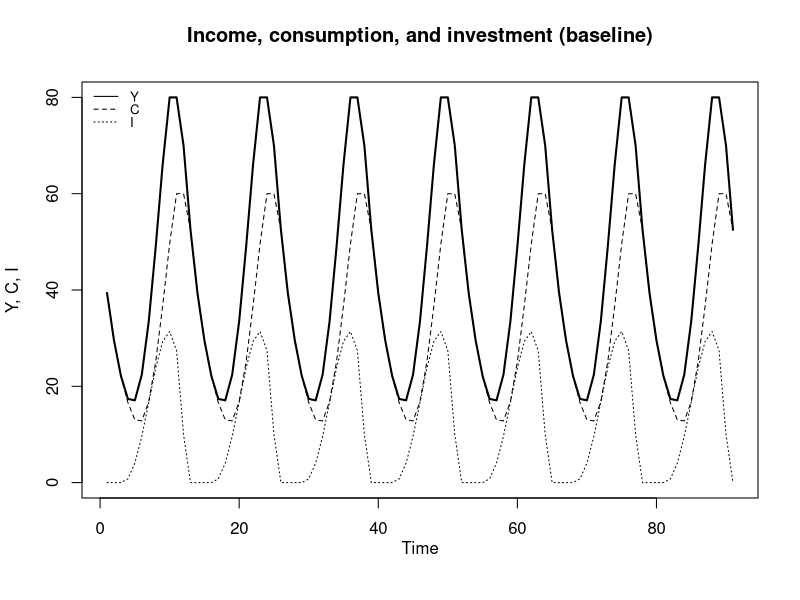
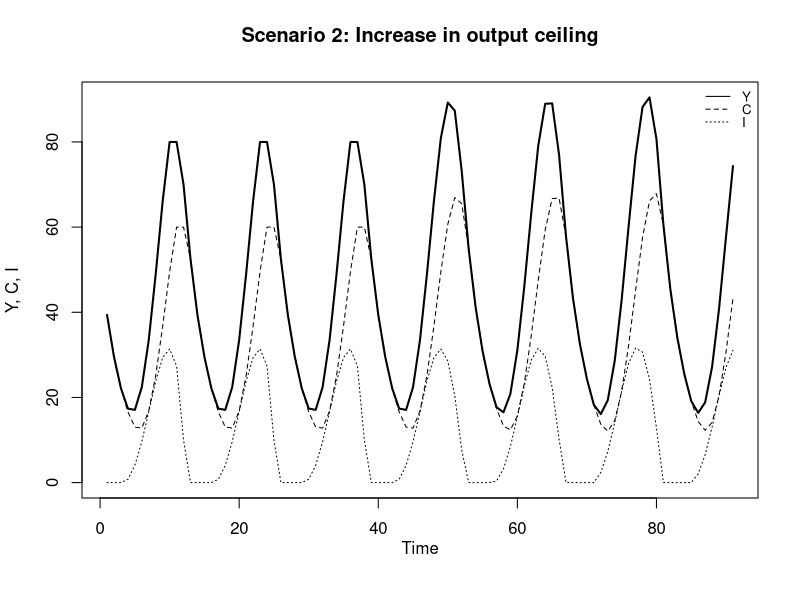
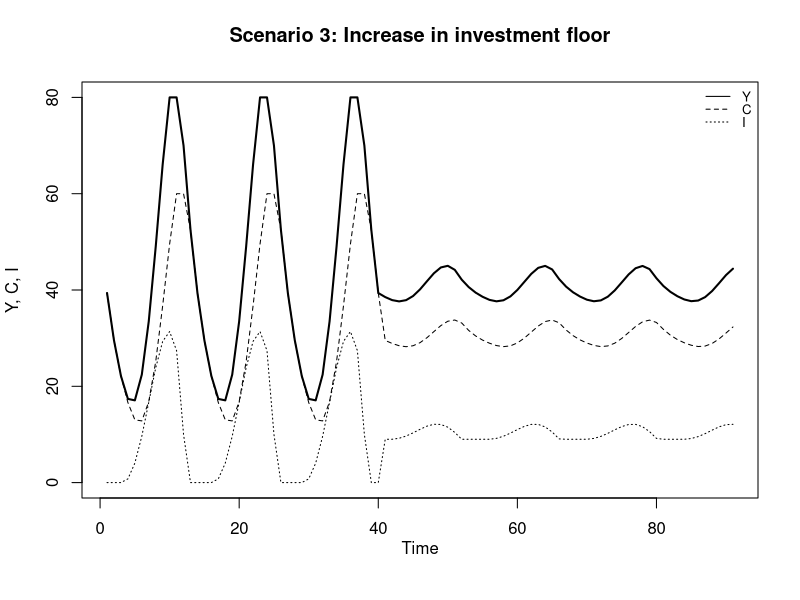
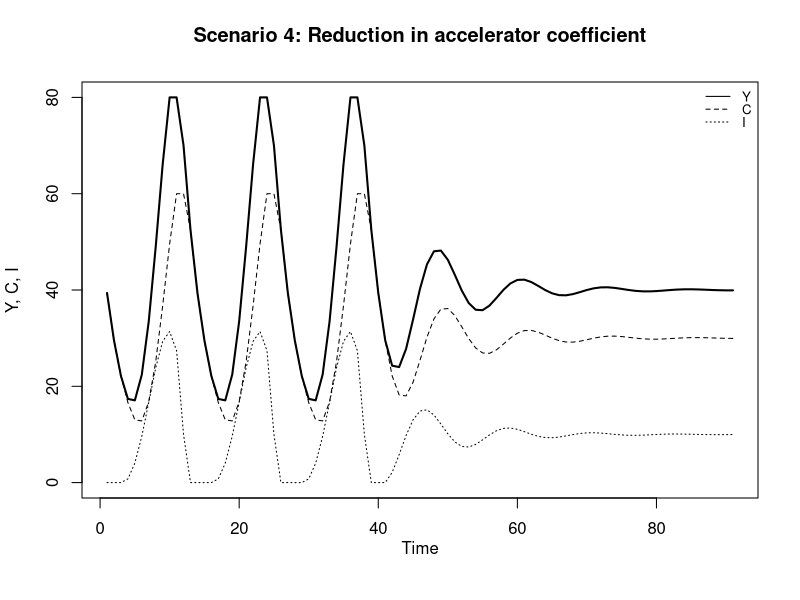
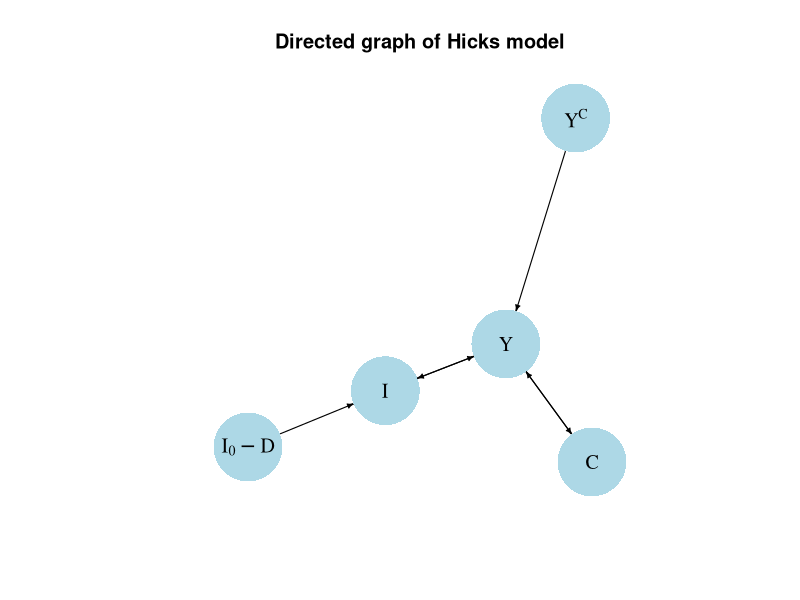
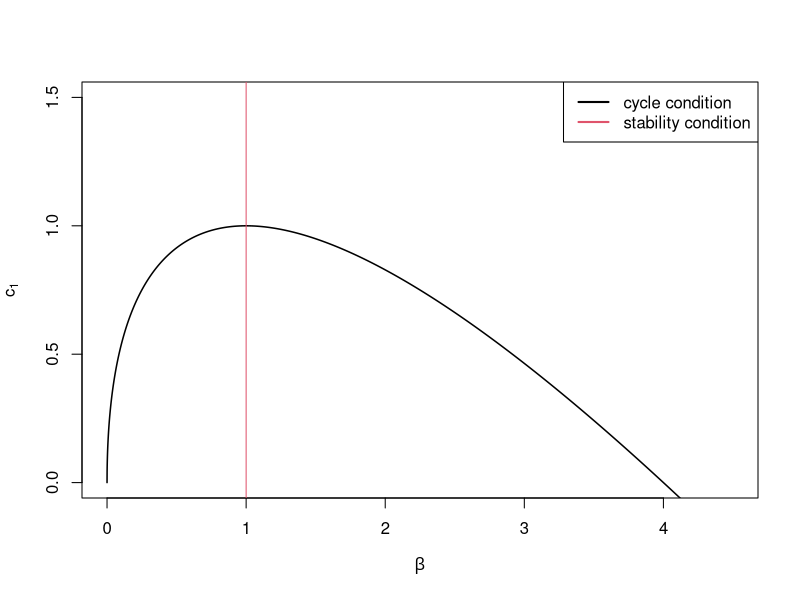

These figures' R source, in order:
## ---- chunk 1
# Clear the environment
rm(list=ls(all=TRUE))

# Set number of periods
Q=200

# Set number of scenarios (including baseline)
S=4

# Set period in which shock/shift will occur
s=50

# Create (S x Q)-matrices that will contain the simulated data
Y=matrix(data=1,nrow=S,ncol=Q) # Income/output
C=matrix(data=1,nrow=S,ncol=Q) # Consumption
I=matrix(data=1,nrow=S,ncol=Q) # Investment

# Set fixed parameter values
c0=0
c1=0.75
I0=10

# Set baseline parameter values
Yc=matrix(data=80,nrow=S,ncol=Q)      # output ceiling
D=matrix(data=10,nrow=S,ncol=Q)       # investment floor (depreciation)
beta=matrix(data=1.25,nrow=S,ncol=Q)  # accelerator coefficient

# Set parameter values for different scenarios
Yc[2,s:Q]=100 # scenario 2: increase in output ceiling
D[3,s:Q]=1    # scenario 3: increase in investment floor
beta[4,s:Q]=0.8 # scenario 4: reduction in accelerator coefficient

# Simulate the model by looping over Q time periods for S different scenarios
for (i in 1:S){
  
  for (t in 2:Q){
    
    for (iterations in 1:500){ # run the model 500-times in each period
      
    #Model equations
    
    #(1) Output
    Y[i,t] = min(C[i,t]+I[i,t], Yc[i,t])
    
    #(2) Consumption
    C[i,t] = c0 + c1*Y[i,t-1]
    
    #(3) Investment
    I[i,t] = I0 + max(beta[i,t]*(Y[i,t-1] - Y[i,t-2]), -D[i,t]) 
    
    } # close iterations loop
  }   # close time loop
}     # close scenario loop


## ---- chunk 2
#| label: fig-baseline
#| fig-cap: Income, consumption, and investment (baseline)

# Set start and end periods for plots
Tmax=100
Tmin =10

#Income, consumption, and investment
plot(Y[1, Tmin:(Tmax)],type="l", col=1, lwd=2, lty=1, xlab="", ylab="Y, C, I", ylim=range(I[1, Tmin:Tmax],Y[1, Tmin:(Tmax)]))
title(main="Income, consumption, and investment (baseline)", xlab = 'Time',cex=0.8,line=2)
lines(C[1, Tmin:Tmax],lty=2)
lines(I[1, Tmin:Tmax],lty=3)
legend("topleft", legend=c("Y", "C", "I"),
       lty=1:3, cex=0.8, bty = "n", y.intersp=0.8)
## ---- chunk 3
#| label: fig-scen2
#| fig-cap: Increase in output ceiling

# Scenario 2: increase in ceiling
plot(Y[2, Tmin:(Tmax)],type="l", col=1, lwd=2, lty=1, xlab="", ylab="Y, C, I", ylim=range(I[2, Tmin:Tmax],Y[2, Tmin:(Tmax)]))
title(main="Scenario 2: Increase in output ceiling", xlab = 'Time',cex=0.8,line=2)
lines(C[2, Tmin:Tmax],lty=2)
lines(I[2, Tmin:Tmax],lty=3)
legend("topright", legend=c("Y", "C", "I"),
       lty=1:3, cex=0.8, bty = "n", y.intersp=0.8)
## ---- chunk 4
#| label: fig-scen3
#| fig-cap: Increase in investment floor

# Scenario 3: increase in investment floor
plot(Y[3, Tmin:(Tmax)],type="l", col=1, lwd=2, lty=1, xlab="", ylab="Y, C, I", ylim=range(I[3, Tmin:Tmax],Y[3, Tmin:(Tmax)]))
title(main="Scenario 3: Increase in investment floor", xlab = 'Time',cex=0.8,line=2)
lines(C[3, Tmin:Tmax],lty=2)
lines(I[3, Tmin:Tmax],lty=3)
legend("topright", legend=c("Y", "C", "I"),
       lty=1:3, cex=0.8, bty = "n", y.intersp=0.8)

## ---- chunk 5
#| label: fig-scen4
#| fig-cap: Reduction in accelerator coefficient

# Scenario 4: Reduction in accelerator coefficient
plot(Y[4, Tmin:(Tmax)],type="l", col=1, lwd=2, lty=1, xlab="", ylab="Y, C, I", ylim=range(I[4, Tmin:Tmax],Y[4, Tmin:(Tmax)]))
title(main="Scenario 4: Reduction in accelerator coefficient", xlab = 'Time',cex=0.8,line=2)
lines(C[4, Tmin:Tmax],lty=2)
lines(I[4, Tmin:Tmax],lty=3)
legend("topright", legend=c("Y", "C", "I"),
       lty=1:3, cex=0.8, bty = "n", y.intersp=0.8)

## ---- chunk 6
## Create directed graph
# Construct auxiliary Jacobian matrix for 5 variables: 
  # endogenous: (1) Y, (2) C, (3) I
  # exogenous: (4) I0-D, (5) Yc

              #Y C I I0-D Yc
M_mat=matrix(c(0,1,1, 0,  1, # Y
               1,0,0, 0,  0, # C
               1,0,0, 1,  0, # I
               0,0,0, 0,  0, # I0-D
               0,0,0, 0,  0),# Yc
               5, 5, byrow=TRUE)

# Create adjacency matrix from transpose of auxiliary Jacobian and add column names
A_mat=t(M_mat)

# Create directed graph from adjacency matrix
library(igraph)
dg=graph_from_adjacency_matrix(A_mat, mode="directed", weighted= NULL)

# Define node labels
V(dg)$name=c("Y", "C", "I", expression(I[0]-D), expression(Y^C))

# Plot directed graph matrix
plot(dg, main="Directed graph of Hicks model", vertex.size=40, vertex.color="lightblue", 
     vertex.label.color="black", edge.arrow.size=0.3, edge.width=1.1, edge.size=1.2,
     edge.arrow.width=1.2, edge.color="black", vertex.label.cex=1.2, 
     vertex.frame.color="NA", margin=-0.08)
## ---- chunk 7
# Create function for cycle condition using beta as argument
cyc= function (beta) {
  2*sqrt(beta)-beta
}

# Plot the two conditions in (beta, c1)-space
curve(cyc, from = 0, to = 4.5, col = 1, xlab=expression(beta), ylab=expression(c[1]) , main="",
      lwd=1.5, n=10000, ylim=range(0,1.5))
abline(v=1, col=2)
legend("topright", legend = c("cycle condition", "stability condition"), 
       col = c(1, 2), lwd = 2)

## ---- chunk 8
### Stability analysis
## Baseline

# Construct Jacobian matrix 
J_base=matrix(c(c1, 1,
           beta[1,1]*(c1-1), beta[1,1]),
          2, 2, byrow=TRUE)

# Obtain eigenvalues
ev_base=eigen(J_base)
(evals_base = ev_base$values)

# Obtain determinant and trace
(det=det(J_base))      # determinant
tr=sum(diag(J_base)) # trace

# Calculate modulus
(mod_base=Mod(evals_base[1]))

#Check general stability conditions
print(1+tr+det>0)
print(1-tr+det>0)
print(1-det>0)

# Check analytical stability condition
beta[1,1] < 1


## Compare with scenario 4
J_scen4=matrix(c(c1, 1,
           beta[4,s]*(c1-1), beta[4,s]),
          2, 2, byrow=TRUE)

# Obtain eigenvalues
ev_scen4=eigen(J_scen4)
(evals_scen4 = ev_scen4$values)

# Obtain determinant and trace
(det=det(J_scen4))      # determinant
tr=sum(diag(J_scen4)) # trace

# Calculate modulus
(mod_scen4=Mod(evals_scen4[1]))

#Check general stability conditions
print(1+tr+det>0)
print(1-tr+det>0)
print(1-det>0)

# Check analytical stability condition
beta[4,s] < 1
## ---- chunk 9
### Check cycle condition and compute cycle length (baseline)

# Check analytical cycle condition
(c1+beta[1,1])^2 - 4*beta[1,1] < 0

# Save real and imaginary part of complex eigenvalue
re=Re(evals_base[1])
im=Im(evals_base[1])

# Calculate cycle length
L=(2*pi)/(acos(re/mod_base))
L

